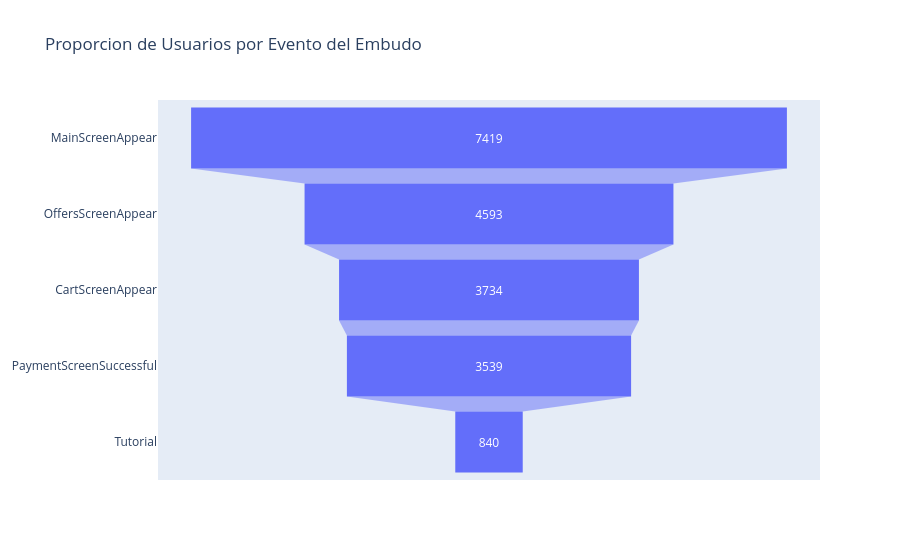

Notebook source saved alongside this figure:
### Markdown cell above
### 4.5 Utilizar el embudo de eventos para encontrar la proporción de usuarios que pasan de una etapa a la siguiente

De la libreria de plotly podemos usar el modulo de graph_objects para crear una grafico de embudo y poder observar de forma visual como se ve la secuencia de eventos como un embudo.

### Code cell
# Crear grafico de embudo
embudo = go.Figure(go.Funnel(y=event_user_count['event_name'] , x=event_user_count['user_count']))
embudo.update_layout(title='Proporcion de Usuarios por Evento del Embudo')
embudo.show()

### Figure 1 — Plotly figure (JSON) as saved in the notebook; plotly's stock layout.template omitted (floating-point values rounded to 4 significant figures)
{"data": [{"type": "funnel", "x": [7419, 4593, 3734, 3539, 840], "y": ["MainScreenAppear", "OffersScreenAppear", "CartScreenAppear", "PaymentScreenSuccessful", "Tutorial"]}], "layout": {"title": {"text": "Proporcion de Usuarios por Evento del Embudo"}}}
